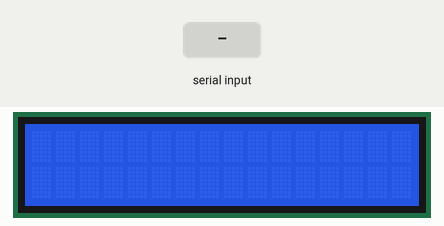
This sketch was run on a simulated Arduino Uno, built with avr-gcc and run on an emulated ATmega328P. Parts: 16×2 character LCD. The inputs (shaded band) are chosen by the test bench.

Above: at 1.2 s.
1.3 s: "1" received over Serial
At 1.8 s:
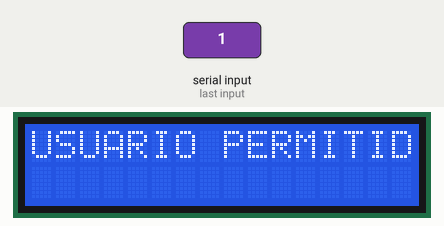
2.8 s: "0" received over Serial
At 4.1 s:
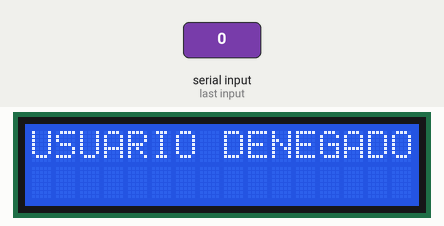
Timing chart, 0 to 5.8 s (numbered marks = the images above; inputs shaded):
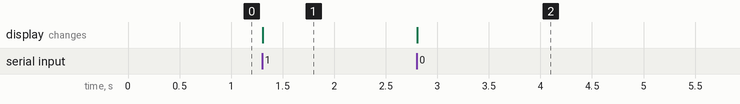

Measured:
- after the input at 1.3 s, the display: changes at once (image 1)
- after the input at 2.8 s, the display: changes at once (image 2)

The sketch:

face.ino
```cpp
#include <LiquidCrystal.h>

LiquidCrystal lcd(2,3,4,5,6,7); // Conexiones de los pines al LCD
int valor_dato = 0;

void setup() {
  lcd.begin(16, 2); // Inicializa el LCD con 16 columnas y 2 filas
  lcd.clear();      // Limpia la pantalla
  Serial.begin(9600); // Inicializa la comunicación serial
}

void loop() {
  if (Serial.available()) {
    valor_dato = Serial.read();
    if (valor_dato == '1')
    {
      lcd.setCursor(0,0);
      lcd.clear();
      lcd.print("USUARIO PERMITIDO");
    }
    else if (valor_dato == '0')
    {
      lcd.setCursor(0,0);
      lcd.print("USUARIO DENEGADO");
    }
  }
}
```
